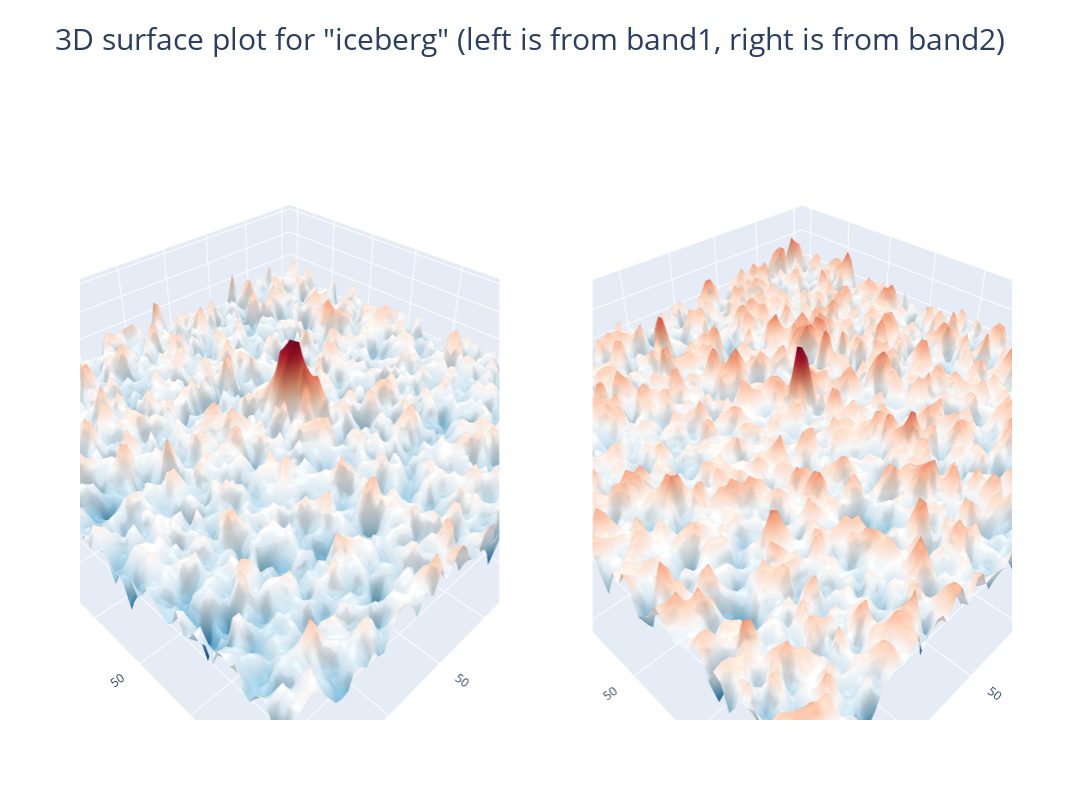

Notebook cell for this chart:
### Code cell
num = 2
label = 'iceberg' if (train['is_iceberg'].values[num] == 1) else'ship'
plot_contour_2d(X_band_1[num,:,:], X_band_2[num,:,:], label)

### Figure 1 — Plotly figure (JSON) as saved in the notebook; plotly's stock layout.template omitted (floating-point values rounded to 4 significant figures; data arrays with more than 128 entries replaced by an {"elided": "..."} marker saying what was removed)
{"data": [{"colorscale": [[0.0, "rgb(5,48,97)"], [0.1, "rgb(33,102,172)"], [0.2, "rgb(67,147,195)"], [0.3, "rgb(146,197,222)"], [0.4, "rgb(209,229,240)"], [0.5, "rgb(247,247,247)"], [0.6, "rgb(253,219,199)"], [0.7, "rgb(244,165,130)"], [0.8, "rgb(214,96,77)"], [0.9, "rgb(178,24,43)"], [1.0, "rgb(103,0,31)"]], "scene": "scene", "showscale": false, "type": "surface", "z": {"elided": "75x75 float values"}}, {"colorscale": [[0.0, "rgb(5,48,97)"], [0.1, "rgb(33,102,172)"], [0.2, "rgb(67,147,195)"], [0.3, "rgb(146,197,222)"], [0.4, "rgb(209,229,240)"], [0.5, "rgb(247,247,247)"], [0.6, "rgb(253,219,199)"], [0.7, "rgb(244,165,130)"], [0.8, "rgb(214,96,77)"], [0.9, "rgb(178,24,43)"], [1.0, "rgb(103,0,31)"]], "scene": "scene2", "showscale": false, "type": "surface", "z": {"elided": "75x75 float values"}}], "layout": {"height": 800, "scene": {"domain": {"x": [0.0, 0.45], "y": [0.0, 1.0]}}, "scene2": {"domain": {"x": [0.55, 1.0], "y": [0.0, 1.0]}}, "title": {"font": {"size": 30}, "text": "3D surface plot for \"iceberg\" (left is from band1, right is from band2)"}, "width": 1200}}
